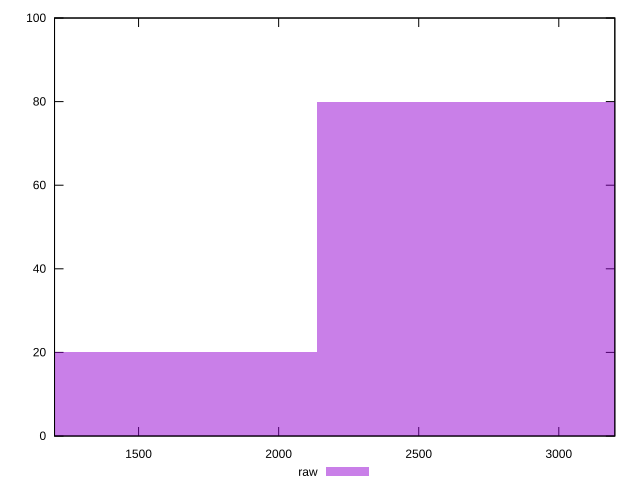

Write gnuplot code to recreate this figure.
reset

$raw <<EOF
2849.3468508747706 80
1424.6734254373853 20
EOF

set key outside below
set boxwidth 1424.6734254373853
set xrange [1200:3200]
set yrange [0:100]
set trange [0:100]
set style fill transparent solid 0.5 noborder
set terminal svg size 640, 490 enhanced background rgb 'white'
set output "report_00015_2021-02-09T16-11-33.973Z/uses-text-compression/samples/pages+cached+noadtech+nomedia/raw/histogram.svg"

plot $raw title "raw" with boxes

reset
